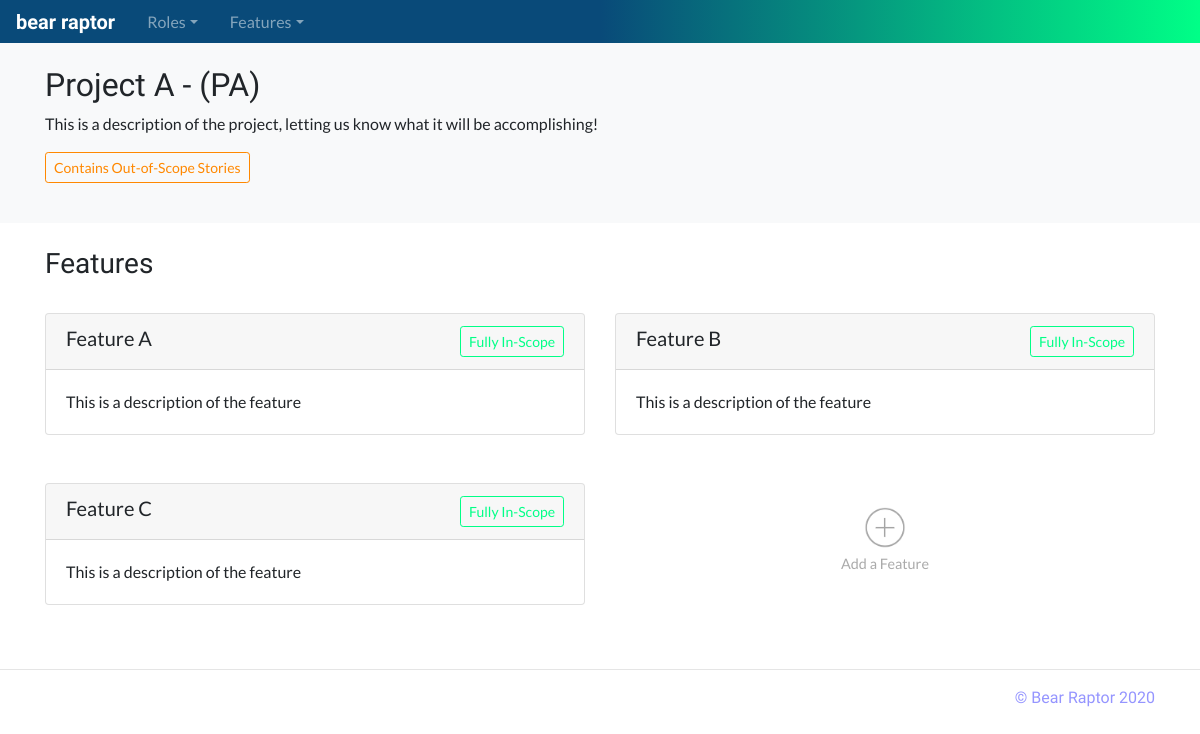
/project/1, run on an earlier commit of the app's database.
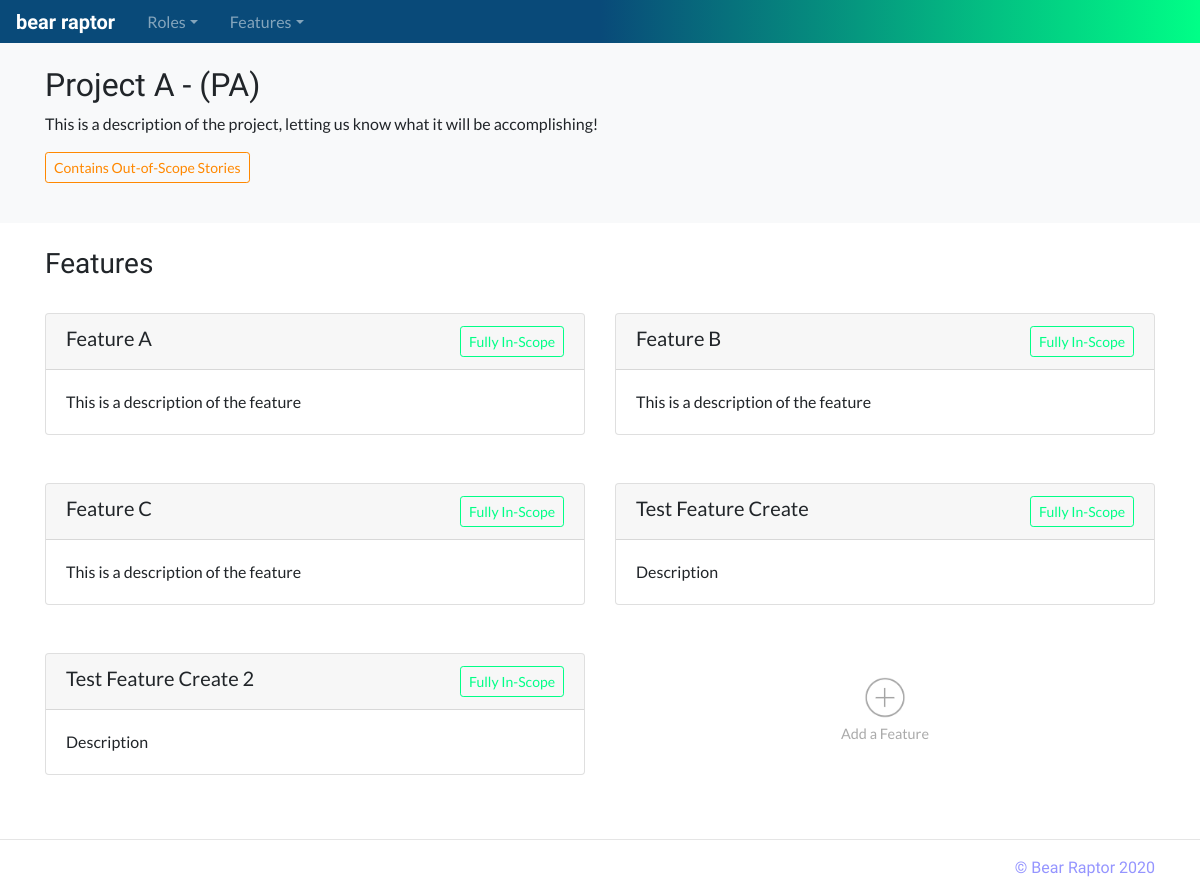
And on a later commit of the database.
### database_setup.py (models this page shows, shortened)
class Project(Base):
    __tablename__ = 'project'
    id = Column(Integer, primary_key=True)
    title = Column(String(250), nullable=False)
    shortname = Column(String(25), nullable=False)
    description = Column(String(500))
    status = Column(String(50), nullable=False)

class Feature(Base):
    __tablename__ = 'feature'
    id = Column(Integer, primary_key=True)
    title = Column(String(250), nullable=False)
    shortname = Column(String(25), nullable=False)
    description = Column(String(500))
    scope = Column(String(25), nullable=False)
    project_id = Column(Integer, ForeignKey('project.id'))
    project = relationship(Project)

### app.py (the view)
@app.route('/project/<int:project_id>')
def projectDash(project_id):
    project = session.query(Project).filter_by(id=project_id).one()
    roles = session.query(Role).filter_by(project_id=project_id).all()
    features = session.query(Feature).filter_by(project_id=project_id).all()
    featureids = []
    scope = 'in'
    for i in features:
        featureids.append(i.id)
        if i.scope == 'out':
            scope = 'out'
    stories = session.query(Story).filter(Story.feature_id.in_(featureids)).all()
    if scope != 'out':
        for i in stories:
            if i.scope == 'out':
                scope = 'contains'
    return render_template('project-dash.html', project=project, roles=roles,
                            features=features, scope=scope)

### templates/project-dash.html (shortened to what this page needs)
<!doctype html>
<html lang="en">
  {% include "head.html" %}
  <body>
    {% include "menu.html" %}
    <main role="main">
      <section class="bg-light p-4">
        <div class="container">
          <div class="row">
            <div class="col-md-12">
              <h2>{{project.title}} - ({{project.shortname}})</h2>
              <p>
                {{project.description}}
              </p>
              <p>
                {% if scope == 'contains' %}
                  <button type="button" class="btn btn-outline-warning btn-sm">Contains Out-of-Scope Stories</button>
                {% endif %}
              </p>
            </div>
          </div>
        </div>
      </section>
      <section class="p-4">
        <div class="container">
          <div class="row">
            <div class="col-md-12">
              <h3>Features</h3>
            </div>
          </div>
          <div class="row">
            {% for i in features %}
              <div class="col-md-6 user-story">
                <div class="card">
                  <h5 class="card-header">{{i.title}}
                    {% if i.scope == 'in'%}
                      <button type="button" class="btn btn-outline-success btn-sm float-right">Fully In-Scope</button>
                    {% endif %}
                  </h5>
                  <div class="card-body">
                    <p class="card-text">
                      {{i.description}}
                    </p>
                  </div>
                </div>
              </div>
            {% endfor %}
            <div class="col-md-6 user-story">
              <div class="card ghost-card">
                <div class="card-body">
                  <center>
                    <a type="button" data-toggle="modal" data-target="#create-feature" href="#create-feature">
                      <img src="../../static/images/plus.png" width="10%">
                    </a>
                    <p class="card-text">
                      Add a Feature
                    </p>
                  </center>
                </div>
              </div>
            </div>
          </div>
        </div>
      </section>
        <hr>
    </main>
    {% include "footer.html" %}
  </body>
</html>

### templates/head.html (shortened to what this page needs)
<head>
  <link rel="stylesheet" href="https://stackpath.bootstrapcdn.com/bootstrap/4.5.0/css/bootstrap.min.css">
  <link rel="stylesheet" href="../../../../../../static/styles-fix.css">
</head>

### templates/menu.html (shortened to what this page needs)
<nav class="navbar navbar-expand-md navbar-dark fixed-top bg-dark">
  <a class="navbar-brand bear-raptor" href="{{url_for('mainPage')}}"><b>bear raptor</b></a>
  <div class="collapse navbar-collapse" id="navbarsExampleDefault">
    <ul class="navbar-nav mr-auto">
      {% if roles is defined %}
      <li class="nav-item dropdown px-2">
        <a class="nav-link dropdown-toggle" href="#" id="rolesdropdown" data-toggle="dropdown" aria-haspopup="true" aria-expanded="false">Roles</a>
      </li>
      {% endif %}
      {% if features is defined %}
      <li class="nav-item dropdown px-2">
        <a class="nav-link dropdown-toggle" href="#" id="featuresdropdown" data-toggle="dropdown" aria-haspopup="true" aria-expanded="false">Features</a>
      </li>
      {% endif %}
    </ul>
  </div>
</nav>

### templates/footer.html (shortened to what this page needs)
<footer class="container">
  <p class="bear-raptor bear-footer float-right">&copy; Bear Raptor 2020</p>
</footer>

### static/styles-fix.css (style rules this page uses)
body { padding-top: 2.6rem; font-family: 'Lato', sans-serif; }
h1, h2, h3, h4 { font-family: 'Marcellus', serif; }
.user-story { padding-bottom: 1.5rem; padding-top: 1.5rem; }
.bg-dark { background: linear-gradient(90deg, rgba(9,74,121,1) 0%, rgba(9,74,121,1) 50%, rgba(0,255,135,1) 100%); }
.navbar { padding: .1rem 1rem; }
.bear-raptor { font-family: 'Cedarville Cursive', cursive; }
.bear-footer { color: #9595ff; }
.btn-outline-warning { color: #ff8800; border-color: #ff8800; }
.btn-outline-success { color: #00ff87; border-color: #00ff87; }
.ghost-card { border: 0px; display: contents; color: #aaa; font-size: .9rem; }

What changed in the data, as far as the page shows it:
added Feature: title "Test Feature Create", scope "Fully In-Scope", description "Description"
added Feature: title "Test Feature Create 2", scope "Fully In-Scope", description "Description"
